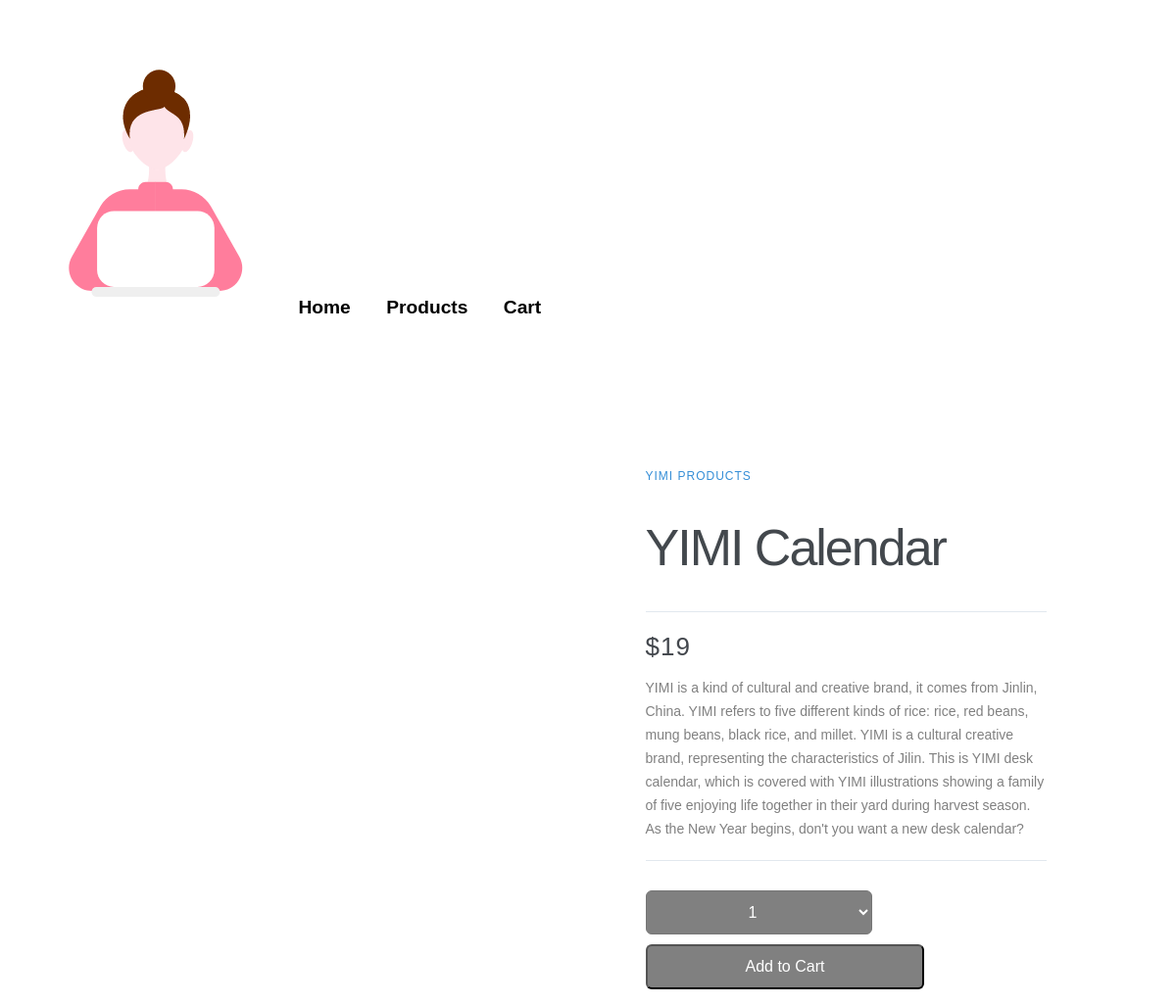
The page /wnm608/final/php/product_item.php?id=11 on the database its author committed.
### tables this page shows
CREATE TABLE `products` (
  `id` int(10) NOT NULL,
  `productName` varchar(255) NOT NULL,
  `description` varchar(2550) NOT NULL,
  `price` decimal(7,0) NOT NULL,
  `category` varchar(255) NOT NULL,
  `color` varchar(3) NOT NULL,
  `image` varchar(255) NOT NULL,
  `cart` int(100) NOT NULL,
  `size` int(100) NOT NULL
);

### wnm608/final/php/product_item.php (the view, shortened to what this page needs)
<?php
include_once "db_connect.php";
?>
<!DOCTYPE html>
<html lang="en">
<head>
	<link href="detail.css" rel="stylesheet">
	<link rel="stylesheet" href="common.css">
	<link rel="stylesheet" href="grid.css">
</head>
<body>
	<?php include "header.php"; ?>
	<main class="container">
<?php
if(!isset($_GET['id'])) {
	echo "You borked it";
} else {
	$query_string = "SELECT * FROM `products` WHERE `id` = '{$_GET['id']}'";
	$result = $conn->query($query_string);
	$row = $result->fetch_object();
?>
		<div class="left-column">
		</div>
		<div class="right-column">
			<div class="product-description">
				<span>YIMI Products</span>
          		<h1><?= $row->productName ?></h1>
			</div>
			<div class="product-description">
				<div class="product-price">
          		<span><?= '$'.$row->price ?></span>
				</div>
				<p class="description"><?= $row->description ?></p>
			</div>
			<form method="post" target="votar">
				<select name="addtocart" class="cart-btnn">
		    		<option value="1">1</option>
		  		</select>
		  		<input type="submit" value="Add to Cart" class="cart-btn">
			</form>
		</div>
    </main>
	<?php
}
?>
</body>
</html>

### wnm608/final/php/detail.css (style rules this page uses)
html, body { height: 100%; width: 100%; margin: 0; }
.container { max-width: 100%; margin: 0 auto; padding: 15px; display: flex; }
.left-column { width: 55%; position: relative; }
.right-column { width: 35%; margin-top: 60px; }
.product-description { border-bottom: 1px solid #E1E8EE; margin-bottom: 20px; }
.product-description span { font-size: 12px; color: #358ED7; letter-spacing: 1px; text-transform: uppercase; text-decoration: none; }
.product-description h1 { font-weight: 300; font-size: 52px; color: #43484D; letter-spacing: -2px; }
.product-description p { font-size: 14px; font-weight: 400; color:grey ; line-height: 24px; }
.product-price { display: flex; align-items: center; }
.product-price span { font-size: 26px; font-weight: 300; color: #43474D; margin-right: 20px; }
.cart-btn { display: inline-block; background-color: grey; border-radius: 6px; font-size: 16px; color: white; text-decoration: none; padding: 12px 100px; transition: all .5s; margin-top:10px; }
.cart-btnn { display: inline-block; background-color: grey; border-radius: 6px; font-size: 16px; color: white; text-decoration: none; padding: 12px 100px; transition: all .5s; margin-top:10px; }
.description { font-family: helvetica, arial, sans-serif; color:#43484D; border-bottom: 0.05px solid #E1E8EE 10px; margin-bottom: 20px; }

### wnm608/final/php/common.css (style rules this page uses)
* { box-sizing:border-box; }
body { font-family:helvetica, arial, sans-serif; font-size:100%; margin:0; }
.container { max-width:100%; margin-right: auto; margin-top:5%; margin-bottom:5%; }

### rows shown on the page
products: productName "YIMI Calendar", price "19", description "YIMI is a kind of cultural and creative brand, it comes from Jinlin, China. YIMI refers to five different kinds of rice: rice, red beans, mung beans, black rice, and millet. YIMI is a cultural creative brand, representing the characteristics of Jilin. This is YIMI desk calendar, which is covered with YIMI illustrations showing a family of five enjoying life together in their yard during harvest season. As the New Year begins, don't you want a new desk calendar?"
